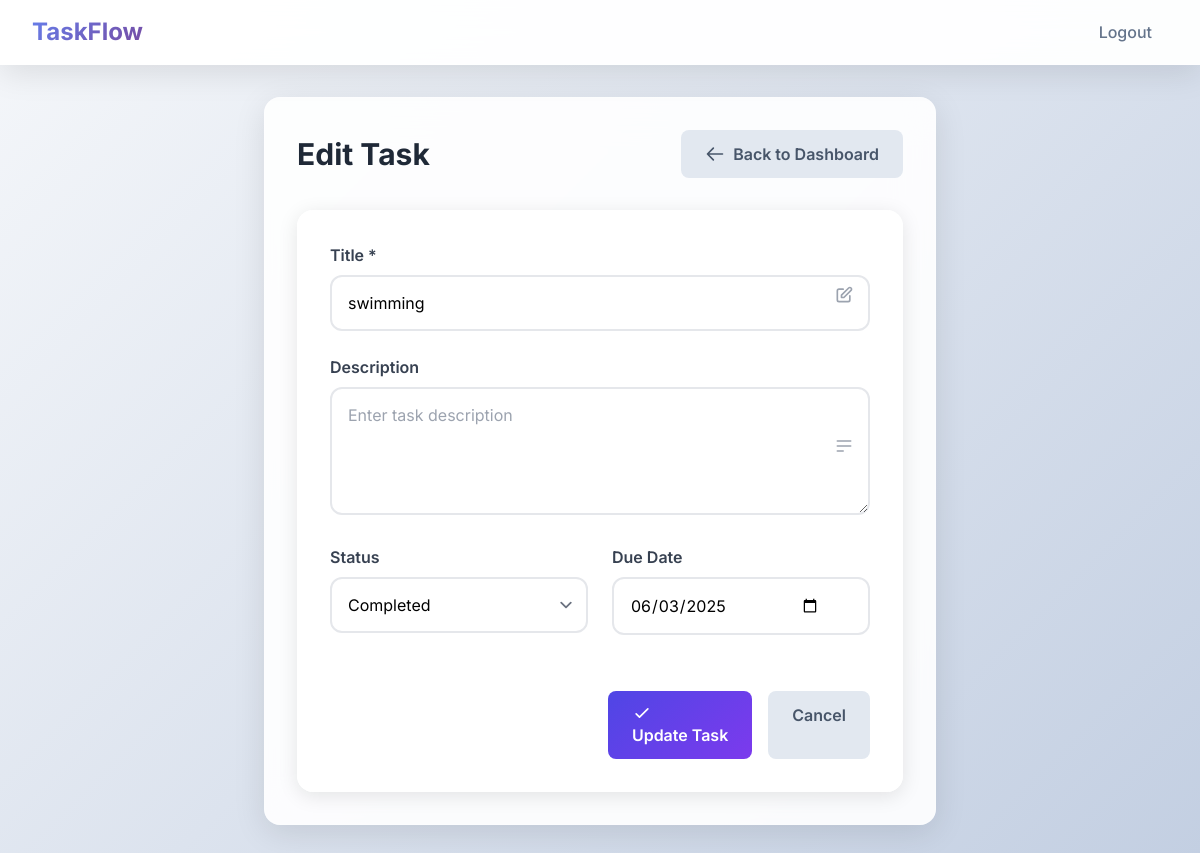
Screenshot of /task/3/edit (signed in) with the database file from the repository.
### models.py (models this page shows)
class Task(db.Model):
    id = db.Column(db.Integer, primary_key=True)
    title = db.Column(db.String(200), nullable=False)
    description = db.Column(db.Text, nullable=True)
    status = db.Column(db.String(20), default='Pending')
    due_date = db.Column(db.DateTime, nullable=True)
    user_id = db.Column(db.Integer, db.ForeignKey('user.id'), nullable=False)
    created_at = db.Column(db.DateTime, default=datetime.utcnow)

### app.py (the view, shortened to what this page needs)
@app.route('/task/<int:task_id>/edit', methods=['GET', 'POST'])
@login_required
def edit_task(task_id):
    task = Task.query.get_or_404(task_id)
    if task.user_id != current_user.id:
        abort(403)
    return render_template('task_form.html', task=task)

### models.py (called while the page is built)
@login_manager.user_loader
def load_user(user_id):
    return User.query.get(int(user_id))

### templates/task_form.html (shortened to what this page needs)
{% extends "layout.html" %}
{% block content %}
<div class="content-card max-w-2xl mx-auto">
    <div class="flex justify-between items-center mb-8">
        <h2 class="text-3xl font-bold text-gray-800">{{ 'Edit Task' if task else 'Create New Task' }}</h2>
        <a href="{{ url_for('dashboard') }}" class="btn-secondary inline-flex items-center">
            <svg class="w-5 h-5 mr-2" fill="none" stroke="currentColor" viewBox="0 0 24 24">
                <path stroke-linecap="round" stroke-linejoin="round" stroke-width="2" d="M10 19l-7-7m0 0l7-7m-7 7h18"></path>
            </svg>
            Back to Dashboard
        </a>
    </div>
    <form method="POST" class="task-form">
        <div class="form-group">
            <label for="title" class="form-label">Title *</label>
            <input type="text"
                   name="title"
                   id="title"
                   class="form-control"
                   required
                   value="{{ task.title if task else '' }}"
                   placeholder="Enter task title">
            <div class="input-icon">
                <svg class="w-5 h-5" fill="none" stroke="currentColor" viewBox="0 0 24 24">
                    <path stroke-linecap="round" stroke-linejoin="round" stroke-width="2" d="M11 5H6a2 2 0 00-2 2v11a2 2 0 002 2h11a2 2 0 002-2v-5m-1.414-9.414a2 2 0 112.828 2.828L11.828 15H9v-2.828l8.586-8.586z"></path>
                </svg>
            </div>
        </div>
        <div class="form-group">
            <label for="description" class="form-label">Description</label>
            <textarea name="description"
                      id="description"
                      class="form-control h-32"
                      placeholder="Enter task description">{{ task.description if task else '' }}</textarea>
            <div class="input-icon">
                <svg class="w-5 h-5" fill="none" stroke="currentColor" viewBox="0 0 24 24">
                    <path stroke-linecap="round" stroke-linejoin="round" stroke-width="2" d="M4 6h16M4 12h16M4 18h7"></path>
                </svg>
            </div>
        </div>
        <div class="grid grid-cols-1 md:grid-cols-2 gap-6">
            <div class="form-group">
                <label for="status" class="form-label">Status</label>
                <div class="relative">
                    <select name="status"
                            id="status"
                            class="form-control">
                        {% set current_status = task.status if task else 'Pending' %}
                        <option value="Completed" {% if current_status == 'Completed' %}selected{% endif %}>Completed</option>
                    </select>
                </div>
            </div>
            <div class="form-group">
                <label for="due_date" class="form-label">Due Date</label>
                <div class="relative">
                    <input type="date"
                           name="due_date"
                           id="due_date"
                           class="form-control"
                           value="{{ task.due_date.strftime('%Y-%m-%d') if task and task.due_date else '' }}">
                </div>
            </div>
        </div>
        <div class="flex justify-end space-x-4 mt-8">
            <button type="submit" class="btn-primary">
                <svg class="w-5 h-5 mr-2" fill="none" stroke="currentColor" viewBox="0 0 24 24">
                    <path stroke-linecap="round" stroke-linejoin="round" stroke-width="2" d="M5 13l4 4L19 7"></path>
                </svg>
                {{ 'Update Task' if task else 'Create Task' }}
            </button>
            <a href="{{ url_for('dashboard') }}" class="btn-secondary">Cancel</a>
        </div>
    </form>
</div>
{% endblock %}

### templates/layout.html (style rules this page uses)
body { font-family: 'Inter', sans-serif; background: linear-gradient(135deg, #f5f7fa 0%, #c3cfe2 100%); min-height: 100vh; }
.btn-primary { background: linear-gradient(135deg, #4f46e5, #7c3aed); color: white; border: none; padding: 0.75rem 1.5rem; border-radius: 8px; font-weight: 600; transition: all 0.3s ease; position: relative; overflow: hidden; }
.btn-secondary { background: #e2e8f0; color: #475569; border: none; padding: 0.75rem 1.5rem; border-radius: 8px; font-weight: 600; transition: all 0.3s ease; }
.content-card { background: rgba(255, 255, 255, 0.9); backdrop-filter: blur(20px); border-radius: 16px; box-shadow: 0 8px 32px rgba(0, 0, 0, 0.1); border: 1px solid rgba(255, 255, 255, 0.2); padding: 2rem; transition: all 0.3s ease; }

### templates/task_form.html (style rules this page uses)
.task-form { background: rgba(255, 255, 255, 0.8); backdrop-filter: blur(10px); border-radius: 16px; padding: 2rem; box-shadow: 0 4px 20px rgba(0, 0, 0, 0.1); border: 1px solid rgba(255, 255, 255, 0.2); }
.form-group { margin-bottom: 1.5rem; position: relative; }
.form-label { display: block; color: #374151; font-weight: 600; margin-bottom: 0.5rem; transition: all 0.3s ease; }
.form-control { width: 100%; padding: 0.875rem 1rem; padding-right: 3rem; border: 2px solid #e5e7eb; border-radius: 12px; font-size: 1rem; transition: all 0.3s ease; background: rgba(255, 255, 255, 0.8); backdrop-filter: blur(10px); }
.form-control::placeholder { color: #9ca3af; opacity: 1; }
.input-icon { position: absolute; right: 1rem; top: 50%; transform: translateY(calc(-50% + 0.5rem)); color: #9ca3af; transition: all 0.3s ease; pointer-events: none; }
select.form-control { appearance: none; background-position: right 0.5rem center; background-repeat: no-repeat; background-size: 1.5em 1.5em; padding-right: 2.5rem; }
textarea.form-control { resize: vertical; min-height: 100px; }

### rows the page displays
Task: title "swimming", status "Completed", due_date "06/03/2025"

### other values shown
{{ 'Edit Task' if task else 'Create New Task' }} "Edit Task"
{{ 'Update Task' if task else 'Create Task' }} "Update Task"
